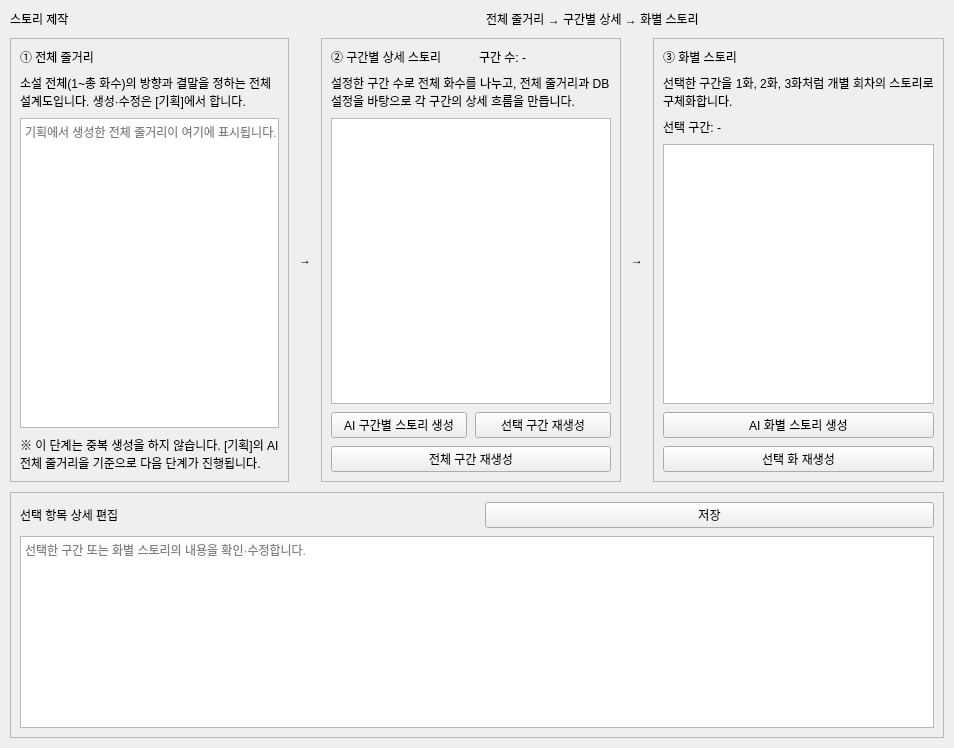
<?xml version="1.0" encoding="UTF-8"?>
<ui version="4.0">
 <class>StoryView</class>
 <widget class="QWidget" name="StoryView">
  <property name="windowTitle"><string>스토리</string></property>
  <layout class="QVBoxLayout" name="rootLayout">
   <property name="spacing"><number>10</number></property>
   <property name="leftMargin"><number>10</number></property>
   <property name="topMargin"><number>10</number></property>
   <property name="rightMargin"><number>10</number></property>
   <property name="bottomMargin"><number>10</number></property>
   <item>
    <layout class="QHBoxLayout" name="pageHeader">
     <item><widget class="QLabel" name="titleLabel"><property name="text"><string>스토리 제작</string></property></widget></item>
     <item><spacer name="headerSpacer"><property name="orientation"><enum>Qt::Horizontal</enum></property></spacer></item>
     <item><widget class="QLabel" name="flowLabel"><property name="text"><string>전체 줄거리 → 구간별 상세 → 화별 스토리</string></property></widget></item>
    </layout>
   </item>
   <item>
    <layout class="QHBoxLayout" name="pipelineLayout">
     <property name="spacing"><number>10</number></property>
     <item>
      <widget class="QFrame" name="masterCard">
       <property name="frameShape"><enum>QFrame::Shape::StyledPanel</enum></property>
       <property name="minimumSize"><size><width>250</width><height>0</height></size></property>
       <layout class="QVBoxLayout" name="masterLayout">
        <property name="spacing"><number>8</number></property>
        <item><widget class="QLabel" name="masterLabel"><property name="text"><string>① 전체 줄거리</string></property></widget></item>
        <item><widget class="QLabel" name="masterStatus"><property name="wordWrap"><bool>true</bool></property><property name="text"><string>소설 전체(1~총 화수)의 방향과 결말을 정하는 전체 설계도입니다. 생성·수정은 [기획]에서 합니다.</string></property></widget></item>
        <item><widget class="QPlainTextEdit" name="masterPlotPreview"><property name="readOnly"><bool>true</bool></property><property name="placeholderText"><string>기획에서 생성한 전체 줄거리이 여기에 표시됩니다.</string></property></widget></item>
        <item><widget class="QLabel" name="masterHint"><property name="wordWrap"><bool>true</bool></property><property name="text"><string>※ 이 단계는 중복 생성을 하지 않습니다. [기획]의 AI 전체 줄거리을 기준으로 다음 단계가 진행됩니다.</string></property></widget></item>
       </layout>
      </widget>
     </item>
     <item><widget class="QLabel" name="arrow1"><property name="text"><string>→</string></property></widget></item>
     <item>
      <widget class="QFrame" name="detailCard">
       <property name="frameShape"><enum>QFrame::Shape::StyledPanel</enum></property>
       <property name="minimumSize"><size><width>300</width><height>0</height></size></property>
       <layout class="QVBoxLayout" name="detailLayout">
        <property name="spacing"><number>8</number></property>
        <item><layout class="QHBoxLayout" name="detailHead"><item><widget class="QLabel" name="detailLabel"><property name="text"><string>② 구간별 상세 스토리</string></property></widget></item><item><spacer name="detailHeadSpacer"><property name="orientation"><enum>Qt::Horizontal</enum></property></spacer></item><item><widget class="QLabel" name="detailCountLabel"><property name="text"><string>구간 수: -</string></property></widget></item></layout></item>
        <item><widget class="QLabel" name="detailStatus"><property name="wordWrap"><bool>true</bool></property><property name="text"><string>설정한 구간 수로 전체 화수를 나누고, 전체 줄거리과 DB 설정을 바탕으로 각 구간의 상세 흐름을 만듭니다.</string></property></widget></item>
        <item><widget class="QListWidget" name="detailList"><property name="minimumSize"><size><width>0</width><height>260</height></size></property></widget></item>
        <item><layout class="QHBoxLayout" name="detailActionLayout"><item><widget class="QPushButton" name="generateBtn"><property name="text"><string>AI 구간별 스토리 생성</string></property></widget></item><item><widget class="QPushButton" name="regenerateSelectedBtn"><property name="text"><string>선택 구간 재생성</string></property></widget></item></layout></item>
        <item><widget class="QPushButton" name="regenerateAllBtn"><property name="text"><string>전체 구간 재생성</string></property></widget></item>
       </layout>
      </widget>
     </item>
     <item><widget class="QLabel" name="arrow2"><property name="text"><string>→</string></property></widget></item>
     <item>
      <widget class="QFrame" name="chapterCard">
       <property name="frameShape"><enum>QFrame::Shape::StyledPanel</enum></property>
       <property name="minimumSize"><size><width>280</width><height>0</height></size></property>
       <layout class="QVBoxLayout" name="chapterLayout">
        <property name="spacing"><number>8</number></property>
        <item><widget class="QLabel" name="chapterLabel"><property name="text"><string>③ 화별 스토리</string></property></widget></item>
        <item><widget class="QLabel" name="chapterStatus"><property name="wordWrap"><bool>true</bool></property><property name="text"><string>선택한 구간을 1화, 2화, 3화처럼 개별 회차의 스토리로 구체화합니다.</string></property></widget></item>
        <item><widget class="QLabel" name="selectedRangeLabel"><property name="text"><string>선택 구간: -</string></property></widget></item>
        <item><widget class="QListWidget" name="chapterCombo"><property name="minimumSize"><size><width>0</width><height>260</height></size></property></widget></item>
        <item><widget class="QPushButton" name="generateChapterBtn"><property name="text"><string>AI 화별 스토리 생성</string></property></widget></item>
        <item><widget class="QPushButton" name="regenerateChapterBtn"><property name="text"><string>선택 화 재생성</string></property></widget></item>
       </layout>
      </widget>
     </item>
    </layout>
   </item>
   <item>
    <widget class="QFrame" name="detailEditCard">
     <property name="frameShape"><enum>QFrame::Shape::StyledPanel</enum></property>
     <layout class="QVBoxLayout" name="editLayout">
      <property name="spacing"><number>8</number></property>
      <item><layout class="QHBoxLayout" name="editHeader"><item><widget class="QLabel" name="detailTitle"><property name="text"><string>선택 항목 상세 편집</string></property></widget></item><item><spacer name="editSpacer"><property name="orientation"><enum>Qt::Horizontal</enum></property></spacer></item><item><widget class="QPushButton" name="saveBtn"><property name="text"><string>저장</string></property></widget></item></layout></item>
      <item><widget class="QPlainTextEdit" name="detail"><property name="placeholderText"><string>선택한 구간 또는 화별 스토리의 내용을 확인·수정합니다.</string></property></widget></item>
     </layout>
    </widget>
   </item>
  </layout>
 </widget>
 <resources/><connections/>
</ui>
